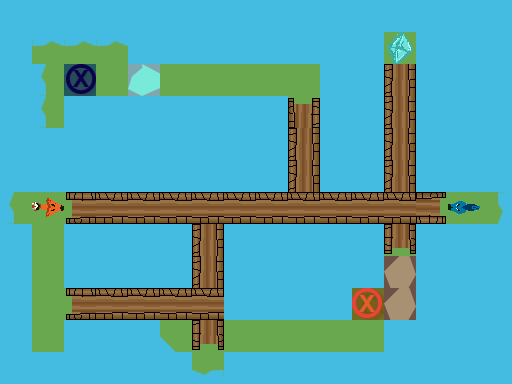

Below is a game level as drawn by its tile map, then a one-line description and the .tmx file that defines it, in full:
An orthogonal 16x12 tile map with 32x32 px tiles, 3 tile layers (Ground, Obstacles, Objects), 1 hidden layer not drawn.

<map version="1.0" orientation="orthogonal" renderorder="right-down" width="16" height="12" tilewidth="32" tileheight="32" nextobjectid="6">
 <tileset firstgid="1" name="TilesetPlaceholder" tilewidth="32" tileheight="32" tilecount="240" columns="10">
  <image source="../../../Tileset.png" width="320" height="768" />
 </tileset>
 <layer name="Ground" width="16" height="12">
  <data encoding="csv">
5,5,5,5,5,5,5,5,5,5,5,5,5,5,5,5,
5,1610612747,1610612747,1610612747,5,5,5,5,5,5,5,5,1,5,5,5,
5,3221225483,1,1,18,1,1,1,1,1,5,5,4,5,5,5,
5,3221225483,5,5,5,5,5,5,5,3221225486,5,5,4,5,5,5,
5,5,5,5,5,5,5,5,5,4,5,5,4,5,5,5,
5,5,5,5,5,5,5,5,5,4,5,5,4,5,5,5,
3221225483,1,2684354574,2684354564,2684354564,2684354564,2684354564,2684354564,2684354564,2684354564,2684354564,2684354564,2684354564,1610612750,1,11,
5,1,5,5,5,5,4,5,5,5,5,5,14,5,5,5,
5,1,5,5,5,5,4,5,5,5,5,5,17,5,5,5,
5,1,2684354574,2684354564,2684354564,2684354564,2684354564,5,5,5,5,1,17,5,5,5,
5,1,5,5,5,2684354591,14,1,1,1,1,1,5,5,5,5,
5,5,5,5,5,5,2684354571,5,5,5,5,5,5,5,5,5
</data>
 </layer>
 <layer name="Obstacles" width="16" height="12">
  <data encoding="csv">
0,0,0,0,0,0,0,0,0,0,0,0,0,0,0,0,
0,0,0,0,0,0,0,0,0,0,0,0,0,0,0,0,
0,0,0,0,0,0,0,0,0,0,0,0,0,0,0,0,
0,0,0,0,0,0,0,0,0,0,0,0,0,0,0,0,
0,0,0,0,0,0,0,0,0,0,0,0,0,0,0,0,
0,0,0,0,0,0,0,0,0,0,0,0,0,0,0,0,
0,0,0,0,0,0,0,0,0,0,0,0,0,0,0,0,
0,0,0,0,0,0,0,0,0,0,0,0,0,0,0,0,
0,0,0,0,0,0,0,0,0,0,0,0,0,0,0,0,
0,0,0,0,0,0,0,0,0,0,0,0,0,0,0,0,
0,0,0,0,0,0,0,0,0,0,0,0,0,0,0,0,
0,0,0,0,0,0,0,0,0,0,0,0,0,0,0,0
</data>
 </layer>
 <layer name="Objects" width="16" height="12">
  <data encoding="csv">
0,0,0,0,0,0,0,0,0,0,0,0,0,0,0,0,
0,0,0,0,0,0,0,0,0,0,0,0,184,0,0,0,
0,0,182,0,0,0,0,0,0,0,0,0,0,0,0,0,
0,0,0,0,0,0,0,0,0,0,0,0,0,0,0,0,
0,0,0,0,0,0,0,0,0,0,0,0,0,0,0,0,
0,0,0,0,0,0,0,0,0,0,0,0,0,0,0,0,
0,2684354751,0,0,0,0,0,0,0,0,0,0,0,0,1610612928,0,
0,0,0,0,0,0,0,0,0,0,0,0,0,0,0,0,
0,0,0,0,0,0,0,0,0,0,0,0,0,0,0,0,
0,0,0,0,0,0,0,0,0,0,0,181,0,0,0,0,
0,0,0,0,0,0,0,0,0,0,0,0,0,0,0,0,
0,0,0,0,0,0,0,0,0,0,0,0,0,0,0,0
</data>
 </layer>
 <layer name="Solution" width="16" height="12" visible="0">
  <data encoding="csv">
0,0,0,0,0,0,0,0,0,0,0,0,0,0,0,0,
0,0,0,0,0,0,0,0,0,0,0,0,0,0,0,0,
0,0,0,0,0,0,0,0,0,0,0,0,0,0,0,0,
0,0,0,0,0,0,0,0,0,223,223,223,223,0,0,0,
0,0,0,0,0,0,0,0,0,223,0,0,223,0,0,0,
0,0,0,0,0,0,0,0,0,223,0,0,223,0,0,0,
0,0,0,0,0,0,0,0,0,223,0,0,223,0,0,0,
0,0,0,0,0,0,0,0,0,223,0,0,223,0,0,0,
0,0,0,0,0,0,0,0,0,223,0,0,223,0,0,0,
0,0,0,0,0,0,0,0,0,223,223,223,0,0,0,0,
0,0,0,0,0,0,0,0,0,0,0,0,0,0,0,0,
0,0,0,0,0,0,0,0,0,0,0,0,0,0,0,0
</data>
 </layer>
</map>
